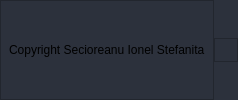
        <widget class="QWidget" name="footerContainer" native="true">
         <property name="enabled">
          <bool>true</bool>
         </property>
         <property name="minimumSize">
          <size>
           <width>0</width>
           <height>48</height>
          </size>
         </property>
         <property name="maximumSize">
          <size>
           <width>16777215</width>
           <height>16777215</height>
          </size>
         </property>
         <property name="styleSheet">
          <string notr="true">background-color:#2c313c;</string>
         </property>
         <layout class="QHBoxLayout" name="horizontalLayout_11">
          <property name="spacing">
           <number>0</number>
          </property>
          <property name="leftMargin">
           <number>0</number>
          </property>
          <property name="topMargin">
           <number>0</number>
          </property>
          <property name="rightMargin">
           <number>0</number>
          </property>
          <property name="bottomMargin">
           <number>0</number>
          </property>
          <item>
           <widget class="QFrame" name="frame_10">
            <property name="frameShape">
             <enum>QFrame::StyledPanel</enum>
            </property>
            <property name="frameShadow">
             <enum>QFrame::Raised</enum>
            </property>
            <layout class="QHBoxLayout" name="horizontalLayout_12">
             <property name="spacing">
              <number>2</number>
             </property>
             <property name="leftMargin">
              <number>8</number>
             </property>
             <property name="topMargin">
              <number>0</number>
             </property>
             <property name="rightMargin">
              <number>8</number>
             </property>
             <property name="bottomMargin">
              <number>0</number>
             </property>
             <item>
              <widget class="QLabel" name="label_16">
               <property name="text">
                <string>Copyright Secioreanu Ionel Stefanita</string>
               </property>
              </widget>
             </item>
            </layout>
           </widget>
          </item>
          <item alignment="Qt::AlignRight|Qt::AlignVCenter">
           <widget class="QFrame" name="sizeGrip">
            <property name="sizePolicy">
             <sizepolicy hsizetype="Preferred" vsizetype="Preferred">
              <horstretch>0</horstretch>
              <verstretch>0</verstretch>
             </sizepolicy>
            </property>
            <property name="minimumSize">
             <size>
              <width>24</width>
              <height>24</height>
             </size>
            </property>
            <property name="maximumSize">
             <size>
              <width>24</width>
              <height>24</height>
             </size>
            </property>
            <property name="frameShape">
             <enum>QFrame::StyledPanel</enum>
            </property>
            <property name="frameShadow">
             <enum>QFrame::Raised</enum>
            </property>
            <layout class="QHBoxLayout" name="horizontalLayout_13">
             <property name="spacing">
              <number>0</number>
             </property>
             <property name="leftMargin">
              <number>0</number>
             </property>
             <property name="topMargin">
              <number>0</number>
             </property>
             <property name="rightMargin">
              <number>0</number>
             </property>
             <property name="bottomMargin">
              <number>0</number>
             </property>
            </layout>
           </widget>
          </item>
         </layout>
        </widget>
